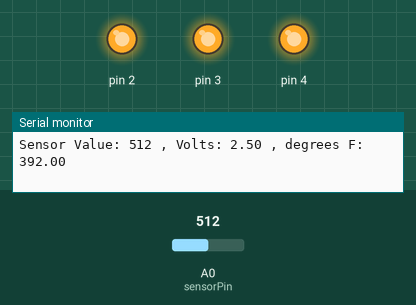
A sketch run on a simulated Arduino Uno, built with avr-gcc and run on an emulated ATmega328P. Shown: output pins drawn as LEDs (lit = HIGH), the last lines printed to the serial monitor. The inputs (shaded band) are chosen by the test bench; at power-on: A0 (sensorPin) = 512.

Above: at 1.2 s.
1.3 s: A0 (sensorPin) set to 169
4.3 s: A0 (sensorPin) set to 155
At 5.4 s:
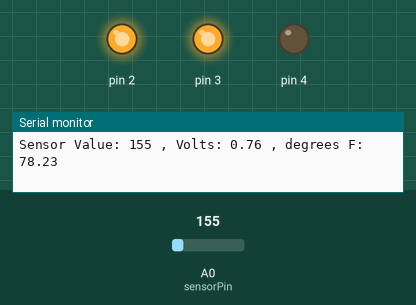
5.8 s: A0 (sensorPin) set to 0
At 6.2 s:
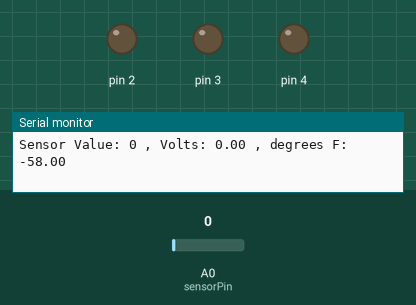
Timing chart, 0 to 8.8 s (numbered marks = the images above; inputs shaded):
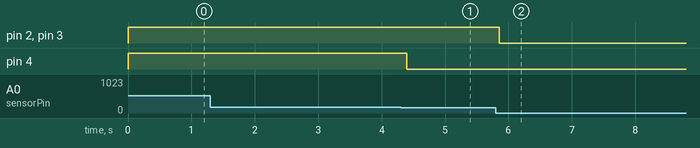

Measured:
- the behaviour switches between 156 and 155 on A0 (sensorPin) (found by bisection; images 0 and 1)
- after the input at 4.3 s, pin 4: HIGH → LOW after 0.09 s
- after the input at 5.8 s, pin 2, pin 3: HIGH → LOW after 0.05 s

The sketch:

Project_3_Love-o_meter.ino
```cpp
const int sensorPin=A0;
const float baselineTemp=68.0;

void setup() {
  Serial.begin(9600); // open a serial port
  for(int pinNumber = 2; pinNumber<5; pinNumber++){
    pinMode(pinNumber, OUTPUT);
    digitalWrite(pinNumber, LOW);
  }
}

void loop() {
  int sensorVal = analogRead(sensorPin);
  Serial.print ("Sensor Value: ");
  Serial.print (sensorVal);
  //convert the ADC reading to the voltage
  float voltage = (sensorVal/1024.0)*5.0;
  Serial.print(" , Volts: ");
  Serial.print(voltage);
  Serial.print(" , degrees F: ");
  //convert the voltage to temperature in degrees
  float temperature = ((voltage - 0.5)*100)*1.8+32;
  Serial.println(temperature);
  if(temperature < baselineTemp+3.6) {
    digitalWrite(2, LOW);
    digitalWrite(3, LOW);
    digitalWrite(4, LOW);
  }else if (temperature >= baselineTemp+3.6 && temperature < baselineTemp+7.2){
    digitalWrite(2, HIGH);
    digitalWrite(3, LOW);
    digitalWrite(4, LOW);
  }else if (temperature >= baselineTemp+7.2 && temperature < baselineTemp+10.8){
    digitalWrite(2, HIGH);
    digitalWrite(3, HIGH);
    digitalWrite(4, LOW);
  }else if (temperature >=  baselineTemp+10.8){
    digitalWrite(2, HIGH);
    digitalWrite(3, HIGH);
    digitalWrite(4, HIGH);
  }
  delay(2);
}
```
